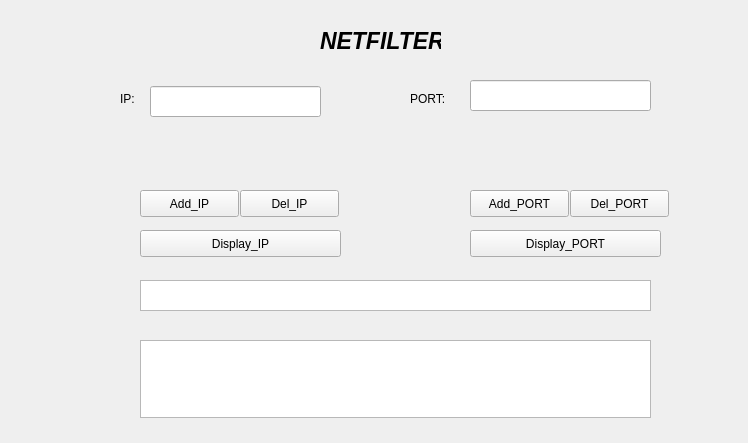
<?xml version="1.0" encoding="UTF-8"?>
<ui version="4.0">
 <class>netfilter</class>
 <widget class="QWidget" name="netfilter">
  <property name="geometry">
   <rect>
    <x>0</x>
    <y>0</y>
    <width>748</width>
    <height>443</height>
   </rect>
  </property>
  <property name="windowTitle">
   <string>netfilter</string>
  </property>
  <widget class="QLabel" name="label">
   <property name="geometry">
    <rect>
     <x>120</x>
     <y>90</y>
     <width>31</width>
     <height>17</height>
    </rect>
   </property>
   <property name="text">
    <string>IP:</string>
   </property>
  </widget>
  <widget class="QLabel" name="label_2">
   <property name="geometry">
    <rect>
     <x>410</x>
     <y>90</y>
     <width>51</width>
     <height>17</height>
    </rect>
   </property>
   <property name="text">
    <string>PORT:</string>
   </property>
  </widget>
  <widget class="QLineEdit" name="IPLineEdit">
   <property name="geometry">
    <rect>
     <x>150</x>
     <y>86</y>
     <width>171</width>
     <height>31</height>
    </rect>
   </property>
   <property name="text">
    <string/>
   </property>
  </widget>
  <widget class="QLineEdit" name="PORTLineEdit">
   <property name="geometry">
    <rect>
     <x>470</x>
     <y>80</y>
     <width>181</width>
     <height>31</height>
    </rect>
   </property>
  </widget>
  <widget class="QLabel" name="label_4">
   <property name="geometry">
    <rect>
     <x>320</x>
     <y>30</y>
     <width>121</width>
     <height>21</height>
    </rect>
   </property>
   <property name="font">
    <font>
     <pointsize>17</pointsize>
     <weight>75</weight>
     <italic>true</italic>
     <bold>true</bold>
    </font>
   </property>
   <property name="text">
    <string>NETFILTER</string>
   </property>
  </widget>
  <widget class="QPushButton" name="Add_IP_Btn">
   <property name="geometry">
    <rect>
     <x>140</x>
     <y>190</y>
     <width>99</width>
     <height>27</height>
    </rect>
   </property>
   <property name="text">
    <string>Add_IP</string>
   </property>
  </widget>
  <widget class="QPushButton" name="Del_IP_Btn">
   <property name="geometry">
    <rect>
     <x>240</x>
     <y>190</y>
     <width>99</width>
     <height>27</height>
    </rect>
   </property>
   <property name="text">
    <string>Del_IP</string>
   </property>
  </widget>
  <widget class="QPushButton" name="Display_IP_Btn">
   <property name="geometry">
    <rect>
     <x>140</x>
     <y>230</y>
     <width>201</width>
     <height>27</height>
    </rect>
   </property>
   <property name="text">
    <string>Display_IP</string>
   </property>
  </widget>
  <widget class="QPushButton" name="Add_PORT_Btn">
   <property name="geometry">
    <rect>
     <x>470</x>
     <y>190</y>
     <width>99</width>
     <height>27</height>
    </rect>
   </property>
   <property name="text">
    <string>Add_PORT</string>
   </property>
  </widget>
  <widget class="QPushButton" name="Del_PORT_Btn">
   <property name="geometry">
    <rect>
     <x>570</x>
     <y>190</y>
     <width>99</width>
     <height>27</height>
    </rect>
   </property>
   <property name="text">
    <string>Del_PORT</string>
   </property>
  </widget>
  <widget class="QPushButton" name="Disay_PORT_Btn">
   <property name="geometry">
    <rect>
     <x>470</x>
     <y>230</y>
     <width>191</width>
     <height>27</height>
    </rect>
   </property>
   <property name="text">
    <string>Display_PORT</string>
   </property>
  </widget>
  <widget class="QTextEdit" name="textEdit">
   <property name="geometry">
    <rect>
     <x>140</x>
     <y>280</y>
     <width>511</width>
     <height>31</height>
    </rect>
   </property>
  </widget>
  <widget class="QTextEdit" name="textview">
   <property name="geometry">
    <rect>
     <x>140</x>
     <y>340</y>
     <width>511</width>
     <height>78</height>
    </rect>
   </property>
  </widget>
 </widget>
 <resources/>
 <connections/>
</ui>
